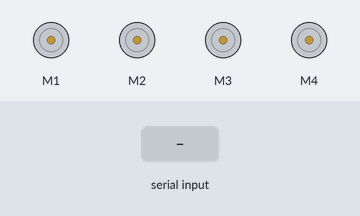
A sketch run on a simulated Arduino Uno, built with avr-gcc and run on an emulated ATmega328P. Shown: 4 × DC motor (green arrow = forward, orange = backward, longer = faster). Inputs (shaded band) come from the test bench.

Above: at 1.2 s.
1.3 s: "F" received over the second serial link
At 2.1 s:
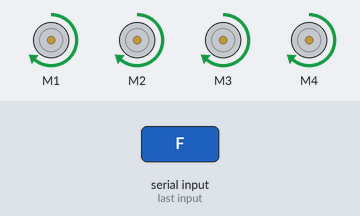
2.8 s: "B" received over the second serial link
At 3.3 s:
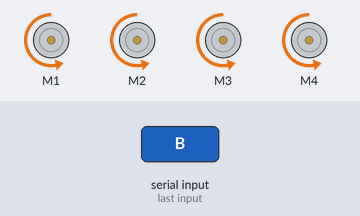
4.3 s: "L" received over the second serial link
At 5.5 s:
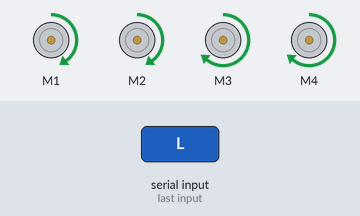
5.8 s: "R" received over the second serial link
At 6.7 s:
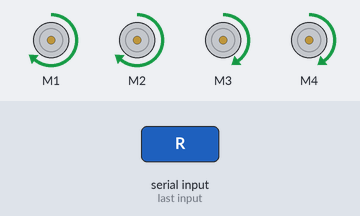
Timing chart, 0 to 10.3 s (numbered marks = the images above; inputs shaded):
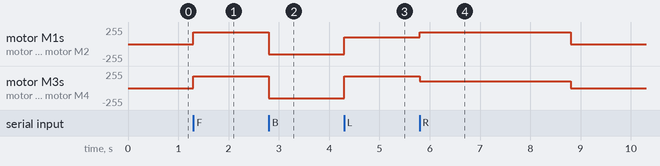

The sketch:

diplom_copy_20250417101712.ino
```cpp
#include <AFMotor.h>
#include <SoftwareSerial.h>

// === Мотори (канали на L298N) ===
AF_DCMotor motor1(1);
AF_DCMotor motor2(2);
AF_DCMotor motor3(3);
AF_DCMotor motor4(4);

// === IR сензори ===
const int IR_LEFT = A0;
const int IR_CENTER = A1;
const int IR_RIGHT = A2;

// === Ултразвуков сензор (по избор) ===
const int TRIG_PIN = 6;
const int ECHO_PIN = 7;

// === Bluetooth модул ===
SoftwareSerial BT(10, 11); // RX, TX

// === Променливи ===
int leftValue, centerValue, rightValue;
bool manualMode = true;  // Стартово ръчен режим
unsigned long lastCommandTime = 0;
const unsigned long commandTimeout = 3000; // 3 секунди

void setup() {
  Serial.begin(9600);
  BT.begin(9600);

  pinMode(IR_LEFT, INPUT);
  pinMode(IR_CENTER, INPUT);
  pinMode(IR_RIGHT, INPUT);

  pinMode(TRIG_PIN, OUTPUT);
  pinMode(ECHO_PIN, INPUT);

  stopMotors();
}

void loop() {
  if (BT.available()) {
    char command = BT.read();
    handleBluetooth(command);
    lastCommandTime = millis();
  }

  if (!manualMode) {
    if (checkObstacle()) {
      stopMotors();
    } else {
      followLine();
    }
  }

  if (manualMode && millis() - lastCommandTime > commandTimeout) {
    stopMotors();  // Автоматично спиране при липса на команда
  }
}

// === Обработка на Bluetooth команди ===
void handleBluetooth(char cmd) {
  switch (cmd) {
    case 'A': manualMode = false; break;
    case 'S': stopMotors(); break;
    case 'F': moveForward(); break;
    case 'B': moveBackward(); break;
    case 'L': turnLeft(); break;
    case 'R': turnRight(); break;
    case 'M': manualMode = true; break;
    default: stopMotors(); break;
  }
}

// === Следене на линия ===
void followLine() {
  readIRSensors();

  if (centerValue == 1 && leftValue == 0 && rightValue == 0) {
    moveForward();
  } else if (leftValue == 1 && centerValue == 0) {
    slightLeft();
  } else if (rightValue == 1 && centerValue == 0) {
    slightRight();
  } else {
    stopMotors();
  }
}

// === Четене на IR сензори ===
void readIRSensors() {
  leftValue = digitalRead(IR_LEFT);
  centerValue = digitalRead(IR_CENTER);
  rightValue = digitalRead(IR_RIGHT);
}

// === Движение ===
void moveForward() {
  setMotors(180, 180, FORWARD);
}

void moveBackward() {
  setMotors(150, 150, BACKWARD);
}

void turnLeft() {
  setMotors(100, 180, FORWARD);
}

void turnRight() {
  setMotors(180, 100, FORWARD);
}

void slightLeft() {
  setMotors(130, 180, FORWARD);
}

void slightRight() {
  setMotors(180, 130, FORWARD);
}

void stopMotors() {
  motor1.run(RELEASE);
  motor2.run(RELEASE);
  motor3.run(RELEASE);
  motor4.run(RELEASE);
}

// === Унифицирано управление на мотори ===
void setMotors(int leftSpeed, int rightSpeed, int direction) {
  motor1.setSpeed(leftSpeed);
  motor2.setSpeed(leftSpeed);
  motor3.setSpeed(rightSpeed);
  motor4.setSpeed(rightSpeed);

  motor1.run(direction);
  motor2.run(direction);
  motor3.run(direction);
  motor4.run(direction);
}

// === Проверка за препятствие (по избор) ===
bool checkObstacle() {
  digitalWrite(TRIG_PIN, LOW);
  delayMicroseconds(2);
  digitalWrite(TRIG_PIN, HIGH);
  delayMicroseconds(10);
  digitalWrite(TRIG_PIN, LOW);

  long duration = pulseIn(ECHO_PIN, HIGH);
  int distance = duration * 0.034 / 2;

  return (distance > 0 && distance < 10); // препятствие под 10 см
}
```

Measured:
- after the input at 1.3 s, motor M1–4: stopped → forward 180/255 at once
- after the input at 2.8 s, motor M1–4: forward 180/255 → backward 150/255 at once
- after the input at 4.3 s, motor M1, motor M2: backward 150/255 → forward 100/255 at once; motor M3, motor M4: backward 150/255 → forward 180/255 at once
- after the input at 5.8 s, motor M1, motor M2: forward 100/255 → forward 180/255 at once, → stopped 3.0 s later; motor M3, motor M4: forward 180/255 → forward 100/255 at once, → stopped 3.0 s later
